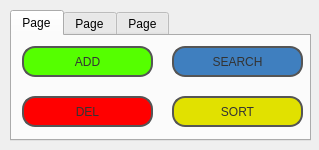
<?xml version="1.0" encoding="UTF-8"?>
<ui version="4.0">
 <class>menu_ui</class>
 <widget class="QWidget" name="menu_ui">
  <property name="geometry">
   <rect>
    <x>0</x>
    <y>0</y>
    <width>319</width>
    <height>150</height>
   </rect>
  </property>
  <property name="windowTitle">
   <string>menu_ui</string>
  </property>
  <widget class="QTabWidget" name="menu_tab">
   <property name="geometry">
    <rect>
     <x>10</x>
     <y>10</y>
     <width>301</width>
     <height>131</height>
    </rect>
   </property>
   <property name="currentIndex">
    <number>0</number>
   </property>
   <widget class="QWidget" name="tab_3">
    <attribute name="title">
     <string>Page</string>
    </attribute>
    <widget class="QPushButton" name="iteam_add_button">
     <property name="geometry">
      <rect>
       <x>10</x>
       <y>10</y>
       <width>131</width>
       <height>31</height>
      </rect>
     </property>
     <property name="styleSheet">
      <string notr="true">#iteam_add_button{
font: 75 12pt &quot;Times New Roman&quot;;
color:#333;
border: 2px solid #555;
border-radius: 13px;
padding: 5px;
background: qradialgradient(cx: 0.3, cy: -0.4,
fx: 0.3, fy: -0.4,
radius: 1.5, stop: 0 #fff, stop: 1 #888);
min-width: 70px;

background-color: rgb(85, 255, 0);
}</string>
     </property>
     <property name="text">
      <string>ADD</string>
     </property>
    </widget>
    <widget class="QPushButton" name="iteam_del_button">
     <property name="geometry">
      <rect>
       <x>10</x>
       <y>60</y>
       <width>131</width>
       <height>31</height>
      </rect>
     </property>
     <property name="styleSheet">
      <string notr="true">#iteam_del_button{
font: 75 12pt &quot;Times New Roman&quot;;
color:#333;
border: 2px solid #555;
border-radius: 13px;
padding: 5px;
background: qradialgradient(cx: 0.3, cy: -0.4,
fx: 0.3, fy: -0.4,
radius: 1.5, stop: 0 #fff, stop: 1 #888);
min-width: 70px;

background-color:rgb(255, 0, 0);
}</string>
     </property>
     <property name="text">
      <string>DEL</string>
     </property>
    </widget>
    <widget class="QPushButton" name="iteam_search_button">
     <property name="geometry">
      <rect>
       <x>160</x>
       <y>10</y>
       <width>131</width>
       <height>31</height>
      </rect>
     </property>
     <property name="styleSheet">
      <string notr="true">#iteam_search_button{
font: 75 12pt &quot;Times New Roman&quot;;
color:#333;
border: 2px solid #555;
border-radius: 13px;
padding: 5px;
background: qradialgradient(cx: 0.3, cy: -0.4,
fx: 0.3, fy: -0.4,
radius: 1.5, stop: 0 #fff, stop: 1 #888);
min-width: 70px;

background-color:rgb(63, 127, 191);
}</string>
     </property>
     <property name="text">
      <string>SEARCH</string>
     </property>
    </widget>
    <widget class="QPushButton" name="isororr_sort_button">
     <property name="geometry">
      <rect>
       <x>160</x>
       <y>60</y>
       <width>131</width>
       <height>31</height>
      </rect>
     </property>
     <property name="styleSheet">
      <string notr="true">#isororr_sort_button{
font: 75 12pt &quot;Times New Roman&quot;;
color:#333;
border: 2px solid #555;
border-radius: 13px;
padding: 5px;
background: qradialgradient(cx: 0.3, cy: -0.4,
fx: 0.3, fy: -0.4,
radius: 1.5, stop: 0 #fff, stop: 1 #888);
min-width: 70px;

background-color:rgb(225, 225, 0);
}</string>
     </property>
     <property name="text">
      <string>SORT</string>
     </property>
    </widget>
   </widget>
   <widget class="QWidget" name="tab_2">
    <attribute name="title">
     <string>Page</string>
    </attribute>
    <widget class="QPushButton" name="service_add_button">
     <property name="geometry">
      <rect>
       <x>10</x>
       <y>10</y>
       <width>131</width>
       <height>31</height>
      </rect>
     </property>
     <property name="styleSheet">
      <string notr="true">#service_add_button{
font: 75 12pt &quot;Times New Roman&quot;;
color:#333;
border: 2px solid #555;
border-radius: 13px;
padding: 5px;
background: qradialgradient(cx: 0.3, cy: -0.4,
fx: 0.3, fy: -0.4,
radius: 1.5, stop: 0 #fff, stop: 1 #888);
min-width: 70px;

background-color: rgb(85, 255, 0);
}</string>
     </property>
     <property name="text">
      <string>ADD</string>
     </property>
    </widget>
    <widget class="QPushButton" name="service_del_button">
     <property name="geometry">
      <rect>
       <x>10</x>
       <y>60</y>
       <width>131</width>
       <height>31</height>
      </rect>
     </property>
     <property name="styleSheet">
      <string notr="true">#service_del_button{
font: 75 12pt &quot;Times New Roman&quot;;
color:#333;
border: 2px solid #555;
border-radius: 13px;
padding: 5px;
background: qradialgradient(cx: 0.3, cy: -0.4,
fx: 0.3, fy: -0.4,
radius: 1.5, stop: 0 #fff, stop: 1 #888);
min-width: 70px;

background-color:rgb(255, 0, 0);
}</string>
     </property>
     <property name="text">
      <string>DEL</string>
     </property>
    </widget>
    <widget class="QPushButton" name="service_search_button">
     <property name="geometry">
      <rect>
       <x>160</x>
       <y>10</y>
       <width>131</width>
       <height>31</height>
      </rect>
     </property>
     <property name="styleSheet">
      <string notr="true">#service_search_button{
font: 75 12pt &quot;Times New Roman&quot;;
color:#333;
border: 2px solid #555;
border-radius: 13px;
padding: 5px;
background: qradialgradient(cx: 0.3, cy: -0.4,
fx: 0.3, fy: -0.4,
radius: 1.5, stop: 0 #fff, stop: 1 #888);
min-width: 70px;

background-color:rgb(63, 127, 191);
}</string>
     </property>
     <property name="text">
      <string>SEARCH</string>
     </property>
    </widget>
    <widget class="QPushButton" name="service_sort_button">
     <property name="geometry">
      <rect>
       <x>160</x>
       <y>60</y>
       <width>131</width>
       <height>31</height>
      </rect>
     </property>
     <property name="styleSheet">
      <string notr="true">#service_sort_button{
font: 75 12pt &quot;Times New Roman&quot;;
color:#333;
border: 2px solid #555;
border-radius: 13px;
padding: 5px;
background: qradialgradient(cx: 0.3, cy: -0.4,
fx: 0.3, fy: -0.4,
radius: 1.5, stop: 0 #fff, stop: 1 #888);
min-width: 70px;

background-color:rgb(225, 225, 0);
}</string>
     </property>
     <property name="text">
      <string>SORT</string>
     </property>
    </widget>
   </widget>
   <widget class="QWidget" name="tab">
    <attribute name="title">
     <string>Page</string>
    </attribute>
    <widget class="QPushButton" name="income_sort_button">
     <property name="geometry">
      <rect>
       <x>160</x>
       <y>60</y>
       <width>131</width>
       <height>31</height>
      </rect>
     </property>
     <property name="styleSheet">
      <string notr="true">#income_sort_button{
font: 75 12pt &quot;Times New Roman&quot;;
color:#333;
border: 2px solid #555;
border-radius: 13px;
padding: 5px;
background: qradialgradient(cx: 0.3, cy: -0.4,
fx: 0.3, fy: -0.4,
radius: 1.5, stop: 0 #fff, stop: 1 #888);
min-width: 70px;

background-color:rgb(225, 225, 0);
}</string>
     </property>
     <property name="text">
      <string>SORT</string>
     </property>
    </widget>
    <widget class="QPushButton" name="income_add_button">
     <property name="geometry">
      <rect>
       <x>10</x>
       <y>10</y>
       <width>131</width>
       <height>31</height>
      </rect>
     </property>
     <property name="styleSheet">
      <string notr="true">#income_add_button{
font: 75 12pt &quot;Times New Roman&quot;;
color:#333;
border: 2px solid #555;
border-radius: 13px;
padding: 5px;
background: qradialgradient(cx: 0.3, cy: -0.4,
fx: 0.3, fy: -0.4,
radius: 1.5, stop: 0 #fff, stop: 1 #888);
min-width: 70px;

background-color: rgb(85, 255, 0);
}</string>
     </property>
     <property name="text">
      <string>ADD</string>
     </property>
    </widget>
    <widget class="QPushButton" name="income_del_button">
     <property name="geometry">
      <rect>
       <x>10</x>
       <y>60</y>
       <width>131</width>
       <height>31</height>
      </rect>
     </property>
     <property name="styleSheet">
      <string notr="true">#income_del_button{
font: 75 12pt &quot;Times New Roman&quot;;
color:#333;
border: 2px solid #555;
border-radius: 13px;
padding: 5px;
background: qradialgradient(cx: 0.3, cy: -0.4,
fx: 0.3, fy: -0.4,
radius: 1.5, stop: 0 #fff, stop: 1 #888);
min-width: 70px;

background-color:rgb(255, 0, 0);
}</string>
     </property>
     <property name="text">
      <string>DEL</string>
     </property>
    </widget>
    <widget class="QPushButton" name="income_search_button">
     <property name="geometry">
      <rect>
       <x>160</x>
       <y>10</y>
       <width>131</width>
       <height>31</height>
      </rect>
     </property>
     <property name="styleSheet">
      <string notr="true">#income_search_button{
font: 75 12pt &quot;Times New Roman&quot;;
color:#333;
border: 2px solid #555;
border-radius: 13px;
padding: 5px;
background: qradialgradient(cx: 0.3, cy: -0.4,
fx: 0.3, fy: -0.4,
radius: 1.5, stop: 0 #fff, stop: 1 #888);
min-width: 70px;

background-color:rgb(63, 127, 191);
}</string>
     </property>
     <property name="text">
      <string>SEARCH</string>
     </property>
    </widget>
   </widget>
  </widget>
 </widget>
 <layoutdefault spacing="6" margin="11"/>
 <resources/>
 <connections/>
</ui>
